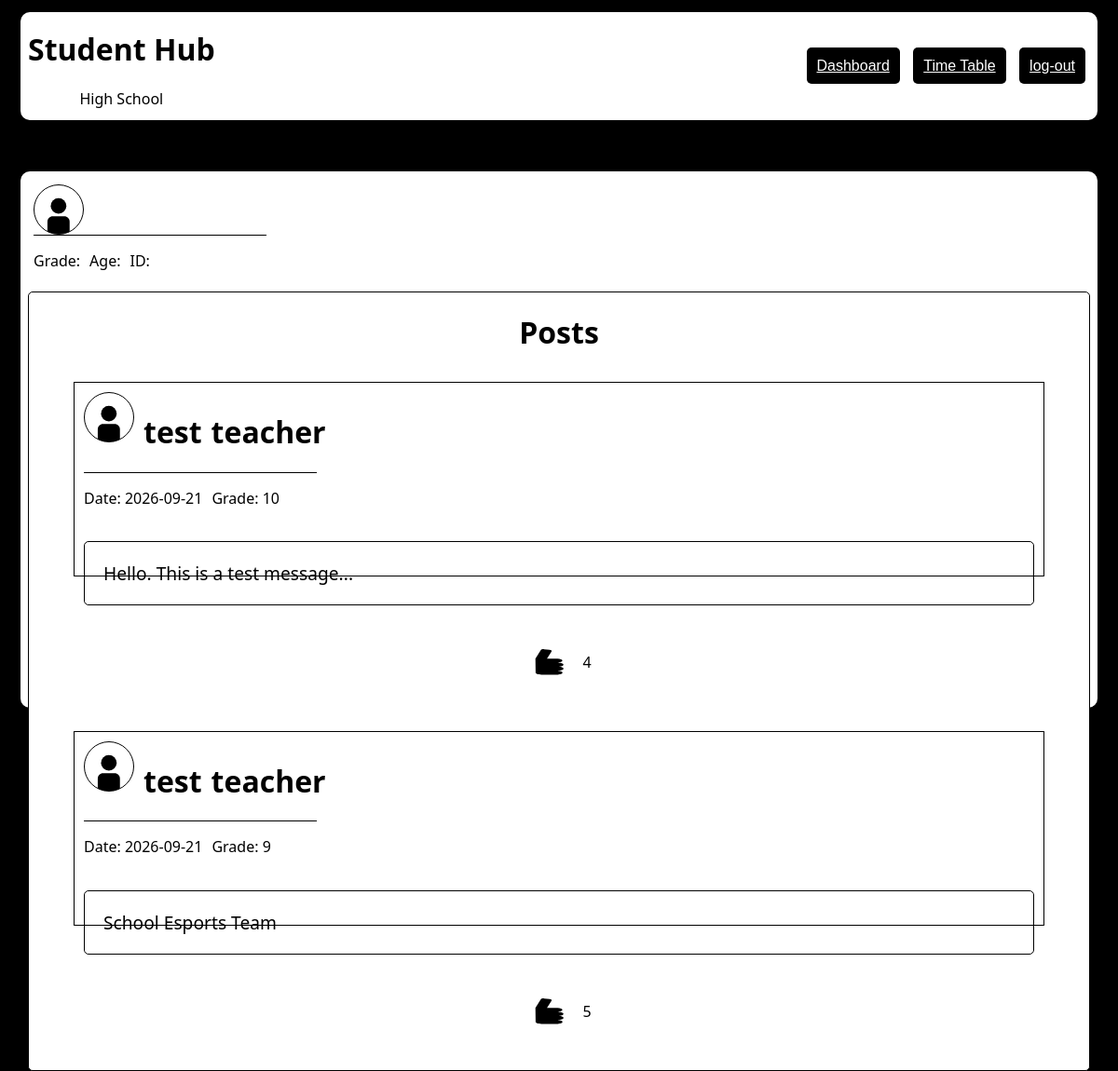
The app's page /User/student/dashboard.php, older data.
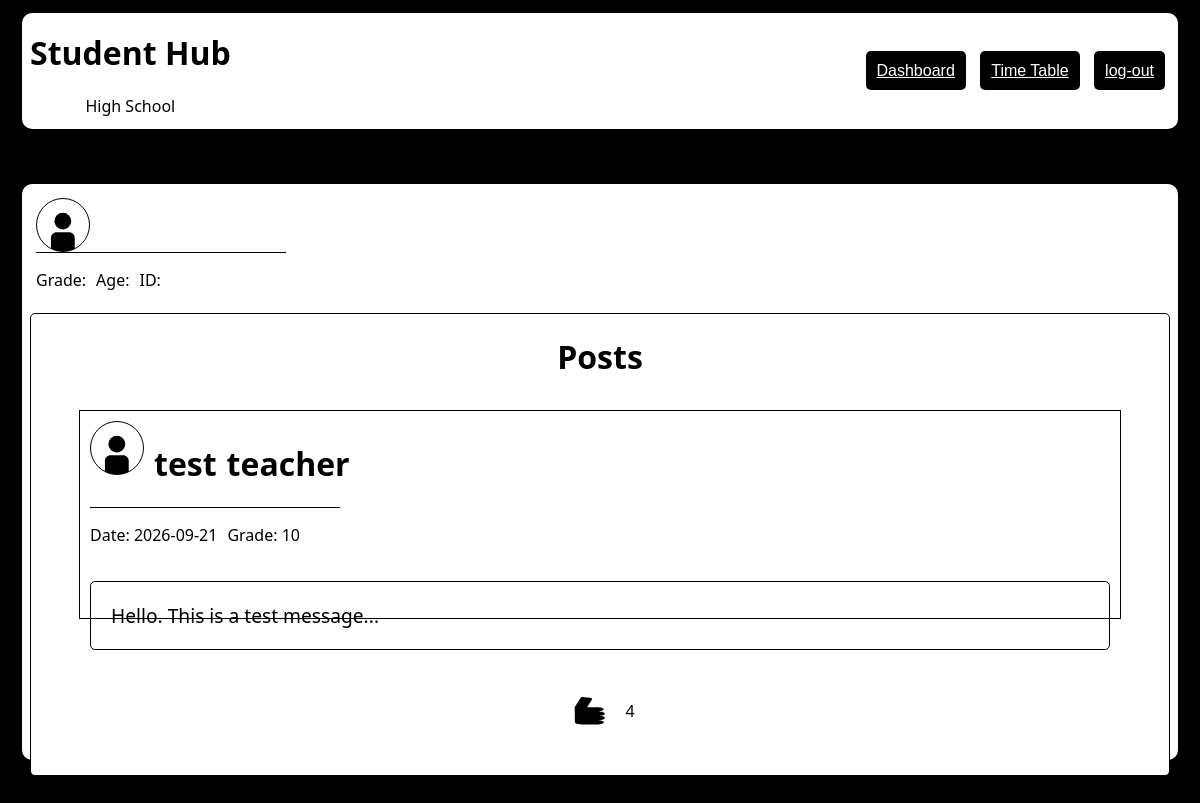
The same page, newer data.
### tables this page shows
CREATE TABLE `posts` (
  `id` int(50) NOT NULL,
  `firstName` varchar(50) NOT NULL,
  `lastName` varchar(50) NOT NULL,
  `date` date NOT NULL DEFAULT current_timestamp(),
  `grade` varchar(50) NOT NULL,
  `message` varchar(250) NOT NULL,
  `reacts` int(11) NOT NULL
);

### src/db.php (called while the page is built, shortened)
<?php
    $servername = "localhost";
    $username   = "root";
    $password   = "";
    $db         = "users";
    $conn = new mysqli($servername, $username, $password, $db);
    $query_messages  = "SELECT id, firstName, lastName, date, grade, message, reacts FROM posts";
    $result_messages = mysqli_query($conn, $query_messages);
?>

### User/student/dashboard.php (the view, shortened to what this page needs)
<?php
include __DIR__ . '/../../src/db.php';
?>
<!DOCTYPE html>
<html lang="en">
<head>
    <link rel="stylesheet" href="../../src/style.css">
</head>
<body>
    <header class="container-header">
        <div class="title">
            <h1>Student Hub</h1>
            <p>High School</p>
        </div>
        <nav>
            <a href="#" class="btn" id="dashboard_btn">Dashboard</a>
            <a href="#" class="btn" id="time_table_btn">Time Table</a>
            <a href="../src/logout.php" class="btn" id="logout">log-out</a>
        </nav>
    </header>
    <div class="container-lg">
        <div class="profile">
            <div class="person">
                <div class="pfp"></div>
            </div>
            <div class="divide"></div>
            <div class="person">
                <p class="grade">Grade: <?php echo $Sgrade?></p>
                <p class="age"> Age: <?php echo $Sage?></p>
                <p class="student-id"> ID: <?php echo $Sid?></p>
            </div>
        </div>
        <div class="global_posts" id="dashboard">
            <h1>Posts</h1>
            <?php
            if ($result_messages && mysqli_num_rows($result_messages) > 0) {
                while ($row = mysqli_fetch_assoc($result_messages)) {
                    echo "<div class='post'>";
                        echo "<div>";
                            echo "<div class='person'>";
                                echo "<div class='pfp'></div>";
                                echo "<h1>" . htmlspecialchars($row['firstName']) . "</h1>";
                                echo "<h1>" . htmlspecialchars($row['lastName']) . "</h1>";
                            echo "</div>";
                            echo "<div class='divide'></div>";
                            echo "<div class='person'>";
                                echo "<p>" . 'Date: '. htmlspecialchars($row['date']) . "</p>";
                                echo "<p>" . 'Grade: '. htmlspecialchars($row['grade']) . "</p>";
                            echo "</div>";
                        echo "</div>";
                        echo "<p class='message'>" . htmlspecialchars($row['message']) . "</p>";
                        echo "<form action='../src/reacts.php' method='POST' class='input-group'>";
                            echo "<button type='submit' class='react' id='react' name='react'></button>";
                            echo "<p>" . htmlspecialchars($row['reacts']) . "</p>";
                        echo "</form>";
                    echo "</div>";
                }
            } else {
                echo "<h1>" . "No posts" . "</h1>";
            }
            ?>
        </div>
</body>
</html>

### src/style.css (style rules this page uses)
body { background-color: black; place-items: center; display:grid; font-family: 'Lucida Sans', 'Lucida Sans Regular', 'Lucida Grande', 'Lucida Sans Unicode', Geneva, Verdana, sans-serif; }
.react { background-image: url('../assets/REACT.svg'); height: 50px; width: 50px; background-repeat: no-repeat; background-position: center; border: none; border-radius: 15px; transition: 0.2s linear; background-color: rgba(245, 222, 179, 0); }
.profile { display:grid; padding: 5px; width: auto; margin: 1px; height: auto; text-align: center; vertical-align: center; align-items: center; align-items: flex-start; }
.divide { background-color: black; height:1px; width: 250px; }
.message { padding:20px; border: 1px black solid; border-radius: 5px; font-size: larger; text-align: left; }
.pfp { height: 50px; width: 50px; background-image: url(../assets/user-default-pfp.svg); background-position: center; background-repeat: no-repeat; background-size: 100%; border-radius: 50%; padding: 1px; border: black 1px solid; transition: 0.2s linear; }
.person { display: flex; gap: 10px; }
.post { display: grid; border: solid, black, 1px; margin: 10px auto; padding: 10px; width: 85vw; height: 50%; }
p { font-family: 'Segoe UI', Tahoma, Geneva, Verdana, sans-serif; }
header { display: flex; color: white; vertical-align: middle; }
h1 { font-family:system-ui, -apple-system, BlinkMacSystemFont, 'Segoe UI', Roboto, Oxygen, Ubuntu, Cantarell, 'Open Sans', 'Helvetica Neue', sans-serif; }
form { padding: 5px; margin: 5px; }
.btn { color: white; padding: 10px; background-color: black; border: solid, rgba(0, 0, 0, 0), 1px; border-radius: 5px; margin: 10px; width: 200px; cursor: pointer; margin: 5px; transition: 0.2s linear; }
.container-lg { background:#fff; width:95vw; height: 70vh; padding:0.5rem; margin:50px auto; border-radius:10px; align-items: center; text-align: center; }
.container-header { background:#fff; width:95vw; height: 100px; padding:0.5rem; margin:5px auto; border-radius:10px; display: flex; justify-content: space-between; align-items: center; text-align: center; color:black; }
.input-group { display: flex; gap: 10px; place-items: center; padding:1% 0; position:relative; justify-content: center; align-items: center; }
.global_posts { background-color: white; margin-bottom: 5px; border-radius: 5px; margin: 1px auto; border: 1px solid black; display: grid; width: auto; overflow: auto; }

Row changes from the older to the newer data that the page shows:
removed posts: firstName "test", lastName "teacher", date "2026-09-21", grade "9", message "School Esports Team", reacts "5"
